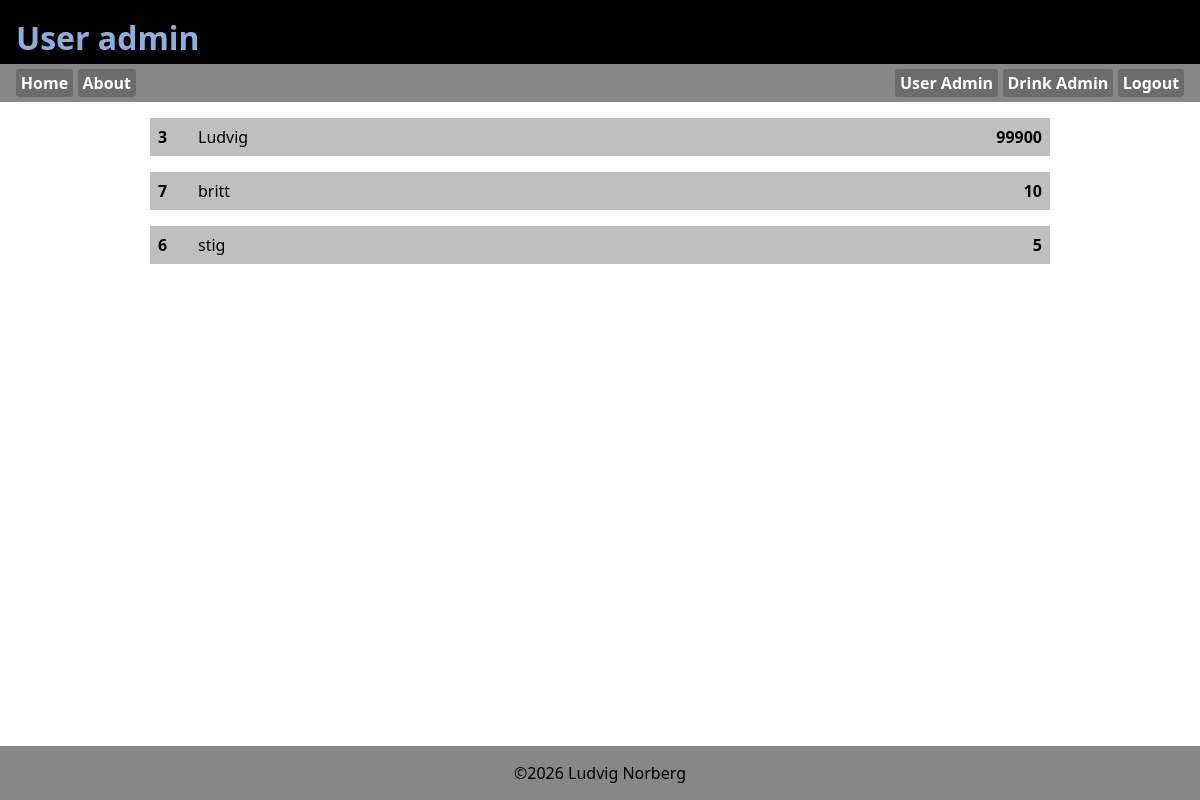
The page /useradmin.php (signed in) on the database its author committed.
### tables this page shows
CREATE TABLE `tbl_user` (
  `id` int(11) NOT NULL,
  `username` varchar(32) NOT NULL,
  `password` varchar(255) NOT NULL,
  `userlevel` int(11) NOT NULL DEFAULT 5,
  `lastlogin` timestamp NOT NULL DEFAULT current_timestamp() ON UPDATE current_timestamp(),
  `realname` varchar(80) NOT NULL,
  `mail` varchar(100) NOT NULL,
  `created` timestamp NOT NULL DEFAULT current_timestamp()
);

### useradmin.php (the view, shortened to what this page needs)
<!DOCTYPE html>
<?php require_once("asset.php"); ?>
<html lang="en">
<head>
    <link rel="stylesheet" href="style.css">
</head>
<body>
    <header>
        <h1>User admin</h1>
    </header>
    <?php require_once("_nav.php"); ?>
    <main>
        <?php  if(isset($_GET['edit'])): ?>
            <?php
                $id=intval($_GET['edit']);
                $sql="SELECT * FROM tbl_user WHERE id=$id";
                $result=mysqli_query($conn, $sql);
                $user_data=mysqli_fetch_assoc($result);
            ?>
        <form action="useradmin.php" method="POST" class="addForm">
            <input type="hidden" name="id" value="<?=$id?>">
            <input type="hidden" name="username" value="<?=$user_data['username']?>">
            <input type="hidden" name="password" value="<?=$user_data['password']?>">
            <input type="hidden" name="created" value="<?=$user_data['created']?>">
            <div class="user_data"><?=$id?>&nbsp;&nbsp;<?=$user_data['username']?><br><?=$user_data['password']?><br><?=$user_data['created']?></div>
            <label for="realname">Real name:</label>
            <input type="text" name="realname" id="realname" value="<?=$user_data['realname']?>">
            <label for="mail">Email:</label>
            <input type="email" name="mail" id="mail" value="<?=$user_data['mail']?>">
            <label for="userlevel">User level: (10-300:user, 301-999:power user, 1000-9999:admin, >10000:superuser)</label>
            <input type="number" name="userlevel" id="userlevel" value="<?=$user_data['userlevel']?>">
            <label for="lastlogin">Users last log in:</label>
            <input type="datetime" name="lastlogin" id="lastlogin" value="<?=$user_data['lastlogin']?>">
            <input type="submit" name="btn_edit" value="Update user">
        </form>
        <?php else: ?>
        <?php
            $sql="SELECT * FROM tbl_user ORDER BY userlevel DESC";
            $result=mysqli_query($conn, $sql);
            while($row=mysqli_fetch_assoc($result)): ?>
                <details>
                    <summary>
                        <div class="id"><?=$row['id'];?></div>
                        <div class="user"><?=$row['username'];?></div>
                        <div class="level"><?=$row['userlevel'];?></div>
                    </summary>
                </details>
            <?php endwhile; ?>
            <?php endif; ?>
    </main>
    <?php require_once("_footer.php"); ?>
</body>
</html>

### style.css (style rules this page uses)
:root { --clr_back_header:#000; --clr_header:#8bb0de; --clr_back_nav:#878787; --clr_back_footer:var(--clr_back_nav); }
*, *:before, *:after { margin: 0; padding: 0; box-sizing: border-box; }
body { height:100dvh; display:flex; flex-direction: column; font-family: system-ui, sans-serif; }
header { background: var(--clr_back_header); color:var(--clr_header); height:4rem; padding: 1rem; }
main { flex-grow: 5; display:flex; flex-direction: column; }
summary { display:flex; width:100%; background: #0003; padding: .5rem; }
.id { width: 40px; font-weight: bold; }
.user { flex-grow: 1; }
.level { font-weight: bold; }
details { display:flex; flex-direction:column; background: #0001; width:75%; margin-left: auto; margin-right: auto; margin-top:1rem; }
:root { --formborder: rgb(0, 0, 0, .5); --formback: rgb(0, 0, 0, .1); --formlabelcolor: rgb(0, 0, 0, .6) }

### rows shown on the page
tbl_user: id "3", username "Ludvig", userlevel "99900"
tbl_user: id "7", username "britt", userlevel "10"
tbl_user: id "6", username "stig", userlevel "5"
